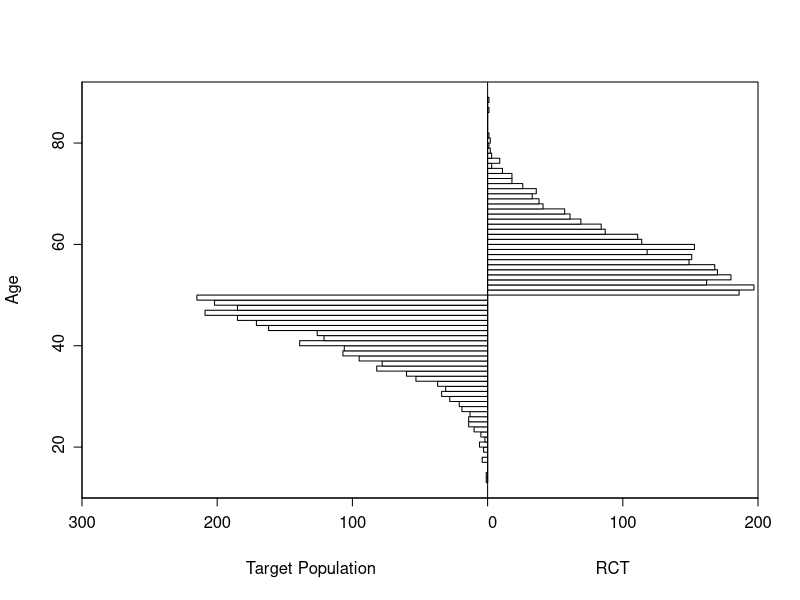

Reproduce this figure in R. (Note: this script raises an error after producing the figure.)
## ---- chunk 1
require(rms)
options(prType='html')
txt <- function(design, model='', overlap='', part='') {
  w <- list(
list(design='rct', text='When the outcome generating process in a randomized clinical trial (RCT) is such that treatment does not interact with any baseline patient characteristic over the range of characteristics seen in the union of the RCT and the population, the estimate of relative efficacy (e.g., odds ratio) of treatment applies to every patient in the population.  In addition to computing patient-specific odds ratios (ORs), one can easily compute patient-specific absolute risk reductions from treatment as shown [here](../ehrs-rcts).  If one allows for needless interaction terms, it is possible to get poor extrapolation of treatment benefit in unrepresented patient groups, unless the estimated interaction effects are very small (not guaranteed until the sample size is very large).'),

list(design='rct', model='noia', overlap='none', text='As an example, consider a simulated study of about 2500 patients with a binary outcome where the model contains only age and treatment, the age effect is linear, and there is no interaction.  The following R code simulates the data from a hypothetical population, fits a binary logistic model, and displays estimated log odds of outcome vs. age and treatment (left panel) and the estimated age-specific treatment effect (right panel), along with the true population values for both panels over the whole range of age.  The RCT excluded those with age < 50 but the target population is exactly those patients.  Tick marks on fitted curves display treatment-specific raw data spike histograms.'),

list(design='rct', model='noia', overlap='partial', text='Instead of having non-overlapping age distributions between the RCT sample and the target population, let\'s include screened patients with probabilities that are functions of age as shown in the first graph below.  Then again consider the simplest logistic model.'),

list(design='obs', model='noia', overlap='none', text=''),

list(design='rct', model='noia', overlap='none', part='interp additive fit',
     text='Extrapolation to the younger population is fine even with no younger patients in the RCT.  Confidence bands are computed under the assumption of an additive linear age effect.'),

list(design='rct', model='noia', overlap='none', part='interp linear ia',
     text='Note that the close-to-zero estimated interaction in the trial sample led to an appropriate extrapolation to the target population of age < 50, with the confidence bands getting wider.\n\nNow see what happens when age is unnecessarily allowed to have a nonlinear non-additive effect, by fitting a model that is quadratic in age interacting with treatment.'),

list(design='rct', model='noia', overlap='none', part='interp nonlinear ia',
     text='By allowing not only an unnecessary interaction but also allowing the interaction to be nonlinear, when the predicted values are for a region completely outside the sample data, the extrapolation is still reasonable but the (honest) confidence intervals are much wider.  We don\'t know much at all about the relative treatment effect with age < 50 when we allowed the two treatments to have differently shaped age effects in the trial data.  A Bayesian model that put a skeptical prior on either the nonlinear or the interaction effect would have credible intervals that are not so wide on the left.'),

list(design='rct', model='ia', overlap='none',
     text='Next turn to the case where the true data generating model has a linear treatment by age interaction which we may or may not include in our model.  The true model has a treatment effect of -1.0 for age 50 patients, and each year below 50 results in a further reduction by 0.03 in the effect.'),

list(design='rct', model='ia', overlap='none', part='interp linear ia',
     text='Because of the more limited age range in the trial there was insufficient power to provide definitive statistical evidence for an interaction, but the point estimate for the interaction effect is not unreasonable.  Though confidence bands are wide because of no overlap, the extrapolated treatment effects are reasonable as a result.'),

list(design='rct', model='ia', overlap='partial',
     text='Sticking with the true treatment effect interacting with age, we generate data with the same partial overlap as before, and repeat the same analyses.  We start by fitting a model that is oblivious to interaction.'),

list(design='rct', model='ia', overlap='partial', part='interp linear ia',
     text='The amount of interaction estimated from the larger older sample extrapolated well to the younger target population.'),

list(design='rct', model='ia', overlap='partial', part='interp nonlinear ia',
     text='The spline interaction estimates did not extrapolate well to the very young.'),

list(design='obs', text='When a categorical baseline characteristic has all of the patients in one of its categories getting a single treatment, one cannot estimate efficacy in that category unless (1) there is no interaction between treatment and the variable or (2) the baseline variable does not relate to outcome.  If one of these conditions is not satisfied, one would have to do a conditional analysis, i.e., to estimate efficacy in patients not in the offending category.  If a continuous baseline variable has an interval for which every patient in that interval received only one treatment, then one cannot estimate the treatment effect in that interval unless (1) there is no interaction (linear or nonlinear) between the variable and treatment or (2) the variable is irrelevant to outcome.  So when you hear that non-overlap implies that only a conditional treatment comparison can be done, be aware of the true underlying assumptions.  Note that non-overlap on a variable implies non-overlap for one or more values of a propensity score.

To illustrate these points, consider an observational study where the data generating process is from the same population logistic model as used above, but instead of considering generalizability to a population, consider the in-sample comparison of treatments a and b adjusted for age.  We start with a sample in which all those with age ≥ 50 got treatment b and all those with age < 50 got treatment a.'),

list(design='obs', model='noia', overlap='none', part='interp additive fit',
     text='The model-based covariate adjustment provided the correct estimate of the treatment effect even with no overlap, since the specified model is the correct model.'),

list(design='obs', model='noia', overlap='none', part='interp linear ia',
     text='With no age overlap, the treatment by age interaction is estimated very inefficiently and in this case incorrectly.  Wide confidence bands correctly capture the difficulty of the task of estimating age-specific treatment effects.'),

list(design='obs', model='noia', overlap='none', part='interpret spline ia',
     text='With no overlap and a very flexible interaction effect modeled, age-specific treatment effect estimates are wild and the confidence band width tells us not to trust anything.'),

list(design='obs', model='noia', overlap='partial',
     text='Now consider an observational study, again with confounding by indication, related to age.  Partial overlap is defined by specifying separate study inclusion probability functions.  Given the age and treatment these functions specify the probability that a patient would be included in the observational study.  The first plot shows the inclusion probabilities separately for treatments a and b.  Then the result of a linear no-interaction model are shown.  As before, blue curves depict true data-generating model log odds.'),

list(design='obs', model='noia', overlap='partial', part='interp linear ia',
     text='The confidence bands are correctly registering that there is little information about the treatment effect outside of the heavier overlap region.'),

list(design='obs', model='noia', overlap='partial', part='interp spline ia',
     text='Even with partial overlap in ages, over-modeling the interaction with a spline resulted in unreliable estimates with wide confidence bands.'),
		 
list(design='obs', model='ia', overlap='none',
     text='Return to the data generating model used in the RCT simulation, for which there is truly a linear interaction with treatment, and start with the no overlap case.'),

list(design='obs', model='ia', overlap='none', part='interp additive fit',
     text='The treatment effect is incorrect example at age=50.'),

list(design='obs', model='ia', overlap='none', part='interp linear ia',
     text='The extrapolation is excellent.  Now try the overkill model.'),

list(design='obs', model='ia', overlap='none', part='interp nonlinear ia',
     text='Extrapolation failed, and the failure was thankfully signaled by very wide confidence bands for age-specific treatment effects.'),

list(design='obs', model='ia', overlap='partial', part='interp additive fit',
     text='The no-interaction model missed the boat.  Now fit the correct linear interaction model.'),

list(design='obs', model='ia', overlap='partial', part='interp linear ia',
     text='There is reasonable extrapolation.  Now for the overkill model.'),

list(design='obs', model='ia', overlap='partial', part='interp nonlinear ia',
     text='Extrapolated treatment effect estimates are so-so.')
		
  )
  g <- function(x, y) (! length(x) && y == '') || (length(x) && y == x)

  for(x in w) {
    if(g(x$design, design) && g(x$model, model) && g(x$overlap, overlap) && g(x$part, part)) {
      ct(x$text)
      break
    }
  }
  return(invisible())
}

lmarg <- function(x) paste0('<span class="lm">', x, '</span>')
## ---- chunk 2
gendatrct <- function(n, popmodel, inclusion, pr=TRUE) {
    set.seed(1)
    age <- rnorm(n, 50, 10)
		ager <- round(range(age), 1)
    tx  <- sample(c('a', 'b'), n, replace=TRUE)
    y   <- ifelse(runif(n) <= plogis(popmodel(age, tx)), 1, 0)
    # Inclusion in the RCT is marked by having non-missing outcome
    # inclusion is a function of age computing P(include in RCT)
    y   <- ifelse(inclusion(age) >= runif(n), y, NA)
    d   <- data.frame(age, tx, y)
		if(pr)
    cat('The original age range is', ager[1], '-', ager[2], 'in', n,
        'subjects, and the clinical trial includes', sum(! is.na(d$y)),
        'of the subjects.<br>')
    d
}

gendatobs <- function(n, popmodel, incla, inclb) {
    set.seed(1)
    age <- rnorm(n, 50, 10)
    tx  <- sample(c('a', 'b'), n, replace=TRUE)
    y   <- ifelse(runif(n) <= plogis(popmodel(age, tx)), 1, 0)
    # incla is a function of age computing P(include in study if a)
    # inclb is the same for tx=b
    prob <- ifelse(tx == 'a', incla(age), inclb(age))
    i <- runif(n) <= prob
    data.frame(age, tx, y)[i, ]
}


# Plot fitted relationship between logit(y) and age by treatment
# along with theoretical true relationship
pl <- function(popmodel, ylim=NULL) {
    ar <- range(d$age)
    g <- ggplot(Predict(f, age=seq(ar[1], ar[2], length=100), tx),
           rdata=subset(d, ! is.na(y)), ylim=ylim) +
         annotate('line', x=ar, y=popmodel(ar, 'a'), col='blue', alpha=.4) +
         annotate('line', x=ar, y=popmodel(ar, 'b'), col='blue', alpha=.4) +
         theme(legend.position=c(.9, .17)) +
         labs(caption='Estimated log odds of outcome along with true (blue) values.\nTick marks show raw data density stratified by treatment')
    g
}

# Estimated and true treatment effect as a function of age
plc <- function(popmodel, ages=10:80, ylim=c(-3, 1)) {
    k <- contrast(f, list(tx='b', age=ages),
                     list(tx='a', age=ages))
    w <- as.data.frame(k[c('age','Contrast','Lower','Upper')])
    g <- ggplot(w, aes(x=age, y=Contrast)) +
        geom_ribbon(aes(ymin=Lower, ymax=Upper), fill='grey80') +
        geom_line() +
        xlab('Age') + ylab('b - a Treatment Difference') +
        annotate('line', x=ages,
                 y=popmodel(ages, 'b') - popmodel(ages, 'a'),   
                 col='blue', alpha=.4) +
        ylim(ylim) +
        labs(caption='Estimated (black) and true (blue)\ntreatment effect as a function of age\nBands are 0.95 confidence bands')
		g
}

plb <- function(popmodel) {
    g <- cowplot::plot_grid(pl(popmodel), plc(popmodel))
		cat('\n')
    print(g)
		cat('\n\n')
    invisible()
    }
ct <- function(...) cat('\n\n', ..., '\n\n', sep='')

# Function to manually output html figure inclusion markup
# With loops even with fig.show='asis' knitr doesn't always output
# figures soon enough.  Taking control in this way also allows
# figure sizes to vary within the loop

figincl <- function(figno, type='png', width=672) {
  cname <- knitr::opts_current$get('label')
  filename <- knitr::fig_chunk(cname, type, figno)
	# Next filename is for running locally
  # filename <- paste0('../../_site/post/ia/', filename)
	filename <- paste0('/post/ia/', filename)
  cat('\n<img src="', filename, '" width="', width, '" />\n\n', sep='')
	invisible()
}
# filename is index_files/figure-html/main-#.png
# But png files stored in _site/post/ia/index_files/figure-html/
# When running from permanent site need to reference (/=_site)
# /post/ia/filename


# Function to enclose a left margin note in a div and to open a div for the
# usual right hand side content
lmargin  <- function(x) c('<div id="boxes"><div id="leftbox">', x,
                          '</div><div id="rightbox">')
closebox <- function() ct('<br></div></div><div class="clear"></div><br>')
lmargin  <- function(x) paste0('::: {.column-margin}\n', x, '\n\n:::')
closebox <- function(...) {}

opendetails <- function(x, y) ct(paste0('<details><summary>', x,
  ' ⮩</summary>\n\n#### ', y))
closedetails <- function() ct('</details>')
opendetails <- function(x, y)
  ct(paste0('::: {.callout-note collapse="true"}\n',
            '#### ', y))
closedetails <- function() ct(':::')


h1 <- c(rct = 'Generalizability of Randomized Clinical Trials',
        obs = 'Ability to Compare Treatments in Observational Studies')
h2 <- c(noia = 'True Model Has No Treatment Interactions',
        ia   = 'Case Where Treatment Truly Interacts with Age')

figno <- 0
for(design in c('rct', 'obs')) {
  ct('# ', h1[design])
  h3 <- switch(design,
               rct = c(none    = 'Estimation of Treatment Effect in Population With No Overlap',
                       partial = 'RCT Sample Partially Overlaps with Target Population'),
               obs = c(none    = 'No Overlap Between Treatment Groups',
                       partial = 'Some Overlap in Ages Between Treatments'))
  txt(design)
  for(model in c('noia', 'ia')) {
    ct('## ', h2[model])
    popmodel <- switch(model,
                       noia = function(age, tx) -1 + (age - 50) / 15 - 1.0 * (tx == 'b'),
                       ia   = function(age, tx) -1 + (age - 50) / 15 +
                                 (tx == 'b') * (-1 - 0.03 * (age - 50)) )

    for(overlap in c('none', 'partial')) {
      ct('### ', h3[overlap])
      txt(design, model, overlap)

      # Function if age that is P(inclusion in RCT)
      incl <- switch(overlap,
                     none    = function(age) ifelse(age >= 50, 1, 0),
                     partial = function(age)
                        approx(c(0,    25,   40,  45, 50),
                               c(0, 0.075, 0.15, 0.5,  1), rule=2, xout=age)$y)
      # Functions of age that are P(selection to be in tx a group) and also for b group
      incla <- switch(overlap,
                      none    = function(age) ifelse(age < 50, 1, 0),
                      partial = function(age)
                         approx(c(0,    25,   40,  45, 50, 55),
                                c(0, 0.075, 0.15, 0.5,  1,  1),
                                xout=age, rule=2)$y)
      inclb <- function(age) 1 - incla(age)

      if(model == 'noia') {
        switch(overlap,
          none = switch(design,
                        rct = '',
                        obs = ct('All patients age < 50 had treatment a, and those ≥ 50 had b.')),
          partial = {
            a <- seq(10, 80, length=100)
            switch(design,
              rct = {
              plot(a, incl(a), type='l', xlab='Age', ylab='P(Inclusion)', ylim=c(0,1))
							figno <- figno + 1; figincl(figno, width=500)
              },
            obs = {
              ct('The graph below shows the probability of selection into each of the observed treatment groups as a function of age.')
              w <- list(a=list(x=a, y=incla(a)), b=list(x=a, y=inclb(a)))
              labcurve(w, pl=TRUE, xlab='Age', ylab='P(Inclusion)')
							figno <- figno + 1; figincl(figno, width=500)
            })}) 
        }
     # Generate a sample that meets our requirements
     d <- switch(design,
                 rct = gendatrct(5000, popmodel, inclusion=incl,
                                 pr=model == 'noia'),
                 obs = gendatobs(6000, popmodel, incla=incla, inclb=inclb))
     dd <- datadist(d, q.display=c(0,1)); options(datadist='dd')
		 if(model == 'noia') switch(design,
		        rct = {ct('Age distributions in the target population as compared to the RCT sample are shown below.')
						       with(d, histbackback(age[is.na(y)], age[! is.na(y)],
                        brks=13:89, xlab=c('Target Population','RCT'), ylab='Age'))
                   figno <- figno + 1; figincl(figno, width=500) },
            obs = {ct('Age distributions in the observed treatment groups are shown below.')
                   with(d, histbackback(age[tx == 'a'], age[tx == 'b'],
                        brks=13:89, xlab=c('a','b'), ylab='Age'))
                   figno <- figno + 1; figincl(figno, width=500) }
     )

     opendetails('No-Interaction Model', 'Model Without Interaction')
		 marg <- switch(model,
		   noia = 'This is the correct model.',
		   ia   = 'This model failed to include a needed interaction term.')
     f <- lrm(y ~ tx + age, data=d)
     # To render html from a chunk in a loop, must create html character strings
     # with print() then output the strings with cat() (called by ct())
     # Earlier options(prType='html') made print() create html for fit objects, anova
     ct(lmargin(marg), print(f))
     ct(print(anova(f)))
		 plb(popmodel)
		 figno <- figno + 1; figincl(figno)
     txt(design, model, overlap, part='interp additive fit')
		 closebox()
		 closedetails()

		 opendetails('Linear Interaction Model', 'Model With Linear Interaction')
		 marg <- switch(model,
       noia = 'This model included an unnecessary linear interaction term.',
       ia   = 'This is the correct model.')
     f <- lrm(y ~ tx * age, data=d)
     ct(lmargin(marg), print(f))
     ct(print(anova(f)))
     plb(popmodel)
		 figno <- figno + 1; figincl(figno)

     txt(design, model, overlap, part='interp linear ia')
     closebox()
     closedetails()

     opendetails('Spline Interaction Model', 'Model with Spline Interaction')
     marg <- switch(model,
       noia = 'This model included unnecessary linear and nonlinear interaction terms.',
       ia   = 'This model correctly captures linear interaction, but also allows for unnecessary nonlinear interaction.')

     form <- switch(design,
                    rct = y ~ tx * rcs(age, c(55, 60, 70, 80)),
                    obs = y ~ tx * rcs(age, c(35, 50, 65)))
     f <- lrm(form, tol=1e-12, data=d)
     ct(lmargin(marg), print(f))
     ct(print(anova(f)))
     plb(popmodel)
		 figno <- figno + 1; figincl(figno)
 
     txt(design, model, overlap, part='interp nonlinear ia')
     closebox()
     closedetails()
    }
  }
}
